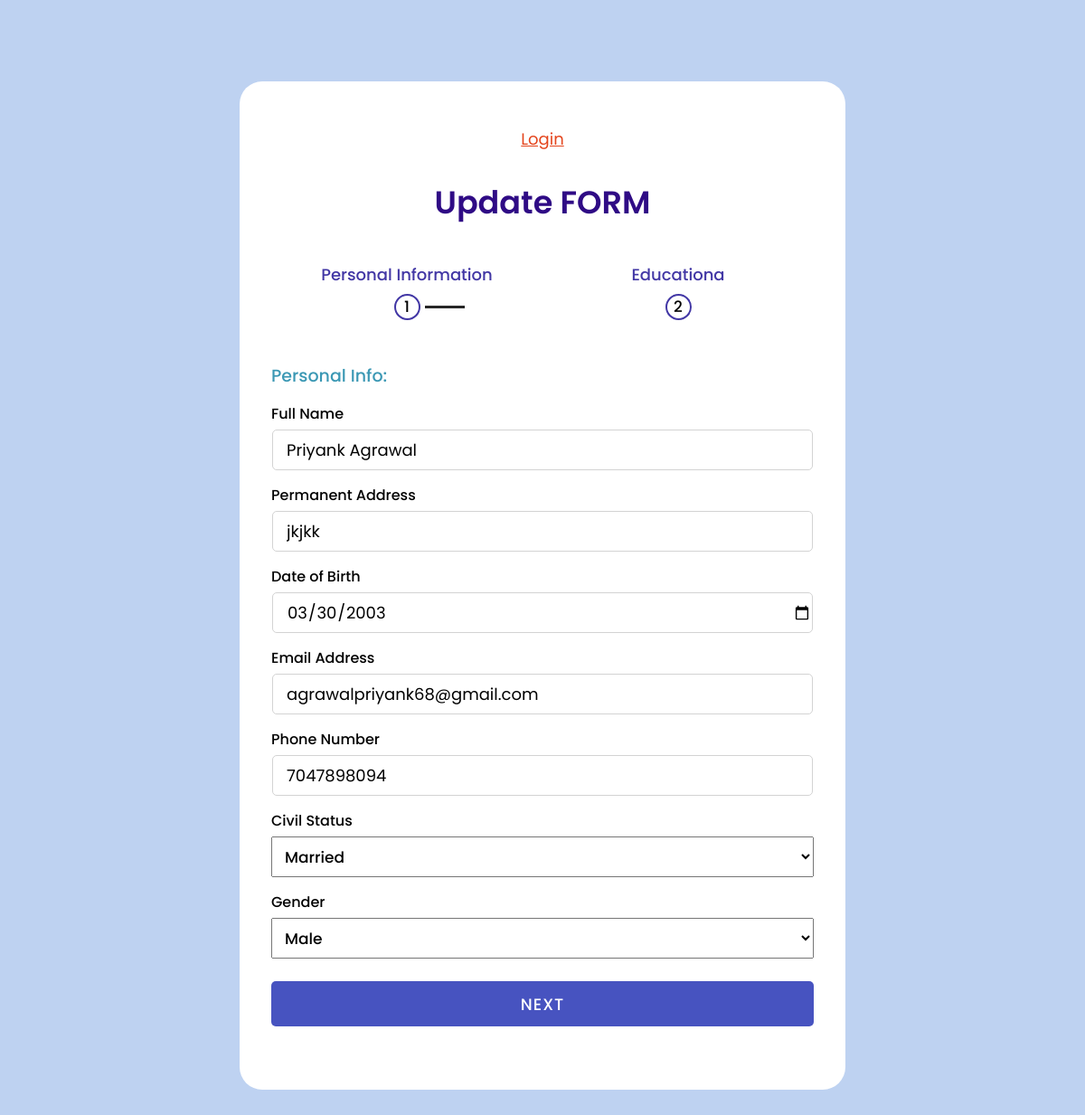
Page /user_panel/updateProfile.php (signed in) on the committed database.
### tables this page shows
CREATE TABLE `alumni` (
  `name` varchar(75) NOT NULL,
  `alumni_id` varchar(255) NOT NULL,
  `rno` varchar(20) NOT NULL,
  `password` varchar(75) NOT NULL,
  `mobile` varchar(15) NOT NULL,
  `address` varchar(200) NOT NULL,
  `dob` varchar(50) NOT NULL,
  `email` varchar(50) NOT NULL,
  `stat1` varchar(15) NOT NULL,
  `sex` varchar(10) NOT NULL,
  `college` varchar(50) NOT NULL,
  `year` varchar(10) NOT NULL,
  `stat2` varchar(20) NOT NULL,
  `des` varchar(1000) NOT NULL,
  `Course` varchar(255) NOT NULL,
  `verified` int(5) NOT NULL,
  `pass_rec` varchar(100) NOT NULL
);

### user_panel/updateProfile.php (the view, shortened to what this page needs)
<?php
require "../dbcon.php";
  $rno = $_SESSION['rno'];
  $query="SELECT * FROM alumni where rno = '$rno'";
  $result=mysqli_query($db,$query);
  $row=mysqli_fetch_assoc($result);
?>
<!DOCTYPE html>
<html lang="en">
<head>
    <link rel="stylesheet" href="register.css">
    <link rel="stylesheet" href="https://cdnjs.cloudflare.com/ajax/libs/font-awesome/5.15.3/css/all.min.css"
 />
</head>
<body>
    <div class="container">
        <div class="back">
           <a href="login.php">Login</a>
        </div>
        <header>Update FORM</header>
        <div class="progress-bar">
            <div class="step">
                <p>Personal Information</p>
                <div class="bullet">
                    <span>1</span>
                </div>
            </div>
            <div class="step">
                <p>Educationa</p>
                <div class="bullet">
                    <span>2</span>
                </div>
            </div>
        </div>
        <div class="form-outer">
            <form action="uppdateAlumini.php" method="POST">
                <div class="page slide-page">
                    <div class="title">Personal Info:</div>
                    <div class="field">
                        <div class="label">Full Name</div>
                        <input type="text" name="name" value="<?php echo $row['name']; ?>" placeholder="Full Name" required />
                    </div>
                    <div class="field">
                        <div class="label">Permanent Address</div>
                        <input type="text" name="address" value="<?php echo $row['address']; ?>" placeholder="Full address" required />
                    </div>
                    <div class="field">
                        <div class="label">Date of Birth</div>
                        <input name="dob" type="date" value="<?php echo $row['dob']; ?>" required />
                    </div>
                    <div class="field">
                        <div class="label">Email Address</div>
                        <input name="email" type="email" value="<?php echo $row['email']; ?>" required />
                    </div>
                    <div class="field">
                        <div class="label">Phone Number</div>
                        <input type="Number" name="phone" value="<?php echo $row['mobile']; ?>" placeholder="10 digit Contact Number" required />
                    </div>
                    <div class="field">
                        <div class="label">Civil Status</div>
                        <select name="Marry_status" required >
                            <option value="<?php echo $row['stat1']; ?>"><?php echo $row['stat1']; ?></option>
                        </select>
                    </div>
                    <div class="field">
                        <div class="label">Gender</div>
                        <select name="sex" required>
                            <option value="<?php echo $row['sex']; ?>"><?php echo $row['sex']; ?></option>
                        </select>
                    </div>
                    <div class="field">
                        <button class="firstNext next">Next</button>
                    </div>
                </div>
            </form>
        </div>
    </div>
</body>
</html>

### register.css (style rules this page uses)
* { margin: 0; padding: 0; outline: none; font-family: "Poppins", sans-serif; }
:root { --primary: rgb(46, 73, 161); --secondary: #333; --errorColor: red; --stepNumber: 6; --containerWidth: 600px; --bgColor: #333; --inputBorderColor: lightgray; }
body { display: flex; align-items: center; justify-content: center; min-height: 100vh; overflow-x: hidden; background: #bed2f1; }
.back { text-align: center; justify-content: center; color:rgb(216, 75, 40); margin-bottom: 30px; }
.back a { color:rgb(228, 68, 28); font-size: 18px; }
.container { width: var(--containerWidth); background: #fff; text-align: center; border-radius: 25px; padding: 50px 35px 10px 35px; margin: 90px 0 90px 0; }
.container header { font-size: 35px; font-weight: 600; margin: 0 0 30px 0; color:rgb(47, 11, 133); }
.container .form-outer { width: 100%; overflow: hidden; }
.container .form-outer form { display: flex; width: calc(100% * var(--stepNumber)); }
.form-outer form .page { width: calc(100% / var(--stepNumber)); transition: margin-left 0.3s ease-in-out; }
.form-outer form .page .title { text-align: left; font-size: 19px; font-weight: 500; color: #3b98b4; }
.form-outer form .page .field { width: var(--containerWidth); height: 45px; margin: 45px 0; display: flex; position: relative; }
form .page .field .label { position: absolute; top: -30px; font-weight: 500; }
form .page .field input { box-sizing: border-box; height: 100%; width: 100%; border: 1px solid var(--inputBorderColor); border-radius: 5px; padding-left: 15px; margin: 0 1px; font-size: 18px; transition: border-color 150ms ease; }
form .page .field select { width: 100%; padding-left: 10px; font-size: 17px; font-weight: 500; }
form .page .field button { width: 100%; height: calc(100% + 5px); border: none; background: #4753c0; margin-top: -20px; border-radius: 5px; color: #fff; cursor: pointer; font-size: 18px; font-weight: 500; letter-spacing: 1px; text-transform: uppercase; transition: 0.5s ease; }
.container .progress-bar { display: flex; margin: 40px 0; user-select: none; }
.container .progress-bar .step { text-align: center; width: 100%; position: relative; }
.container .progress-bar .step p { font-weight: 500; font-size: 18px; color: rgb(66, 55, 165); margin-bottom: 8px; }
.progress-bar .step .bullet { height: 25px; width: 25px; border: 2px solid rgb(66, 55, 165); display: inline-block; border-radius: 50%; position: relative; transition: 0.2s; font-weight: 500; font-size: 17px; line-height: 25px; }
.progress-bar .step .bullet span { position: absolute; left: 50%; transform: translateX(-50%); }
.progress-bar .step .bullet:before, .progress-bar .step .bullet:after { position: absolute; content: ""; bottom: 11px; right: -51px; height: 3px; width: 44px; background: #262626; }
.progress-bar .step:last-child .bullet:before, .progress-bar .step:last-child .bullet:after { display: none; }

### rows in the picture
alumni: name "Priyank Agrawal", address "jkjkk", dob "03/30/2003", email "agrawalpriyank68@gmail.com", phone "7047898094", Marry_status "Married", sex "Male"
